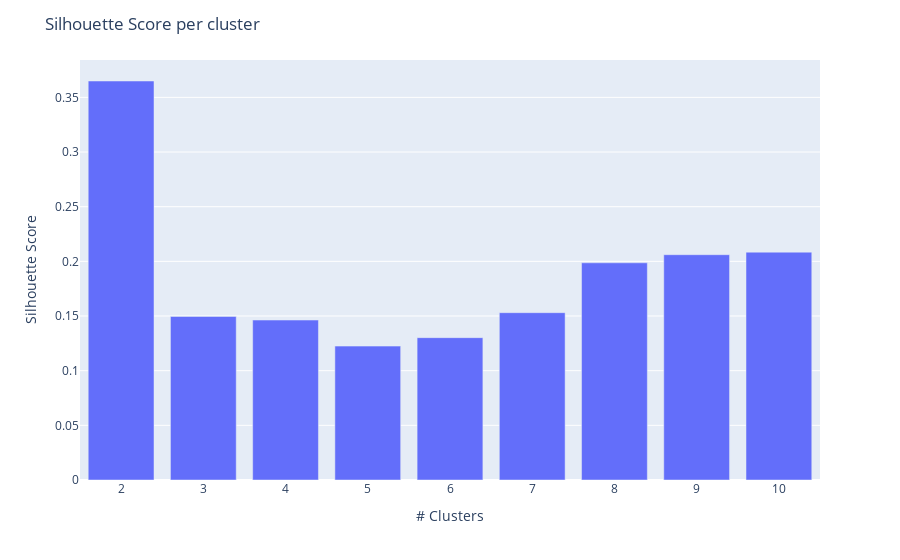

Source (notebook cell):
### Markdown cell above
Silouhette on sample

### Code cell
sil = []
k = []
for i in range (2,11): 
    kmeans = KMeans(n_clusters= i, random_state = 0)
    kmeans.fit(us_preprocessed)
    sil.append(silhouette_score(us_preprocessed, kmeans.predict(us_preprocessed)))
    k.append(i)
    print(f"Silhouette score for K={i} is {sil[-1]}")

cluster_scores=pd.DataFrame(sil)
k_frame = pd.Series(k)

fig = px.bar(data_frame=cluster_scores,  
             x=k, 
             y=cluster_scores.iloc[:, -1]
            )
fig.update_layout(
    yaxis_title="Silhouette Score",
    xaxis_title="# Clusters",
    title="Silhouette Score per cluster"
)

fig.show()

### Figure 1 — Plotly figure (JSON) as saved in the notebook; plotly's stock layout.template omitted (floating-point values rounded to 4 significant figures)
{"data": [{"alignmentgroup": "True", "hovertemplate": "x=%{x}<br>y=%{y}<extra></extra>", "legendgroup": "", "marker": {"color": "#636efa", "pattern": {"shape": ""}}, "name": "", "offsetgroup": "", "orientation": "v", "showlegend": false, "textposition": "auto", "type": "bar", "x": [2, 3, 4, 5, 6, 7, 8, 9, 10], "xaxis": "x", "y": [0.365, 0.1496, 0.1463, 0.1225, 0.1302, 0.1531, 0.1987, 0.2061, 0.2084], "yaxis": "y"}], "layout": {"barmode": "relative", "legend": {"tracegroupgap": 0}, "margin": {"t": 60}, "title": {"text": "Silhouette Score per cluster"}, "xaxis": {"anchor": "y", "domain": [0, 1], "title": {"text": "# Clusters"}}, "yaxis": {"anchor": "x", "domain": [0, 1], "title": {"text": "Silhouette Score"}}}}
